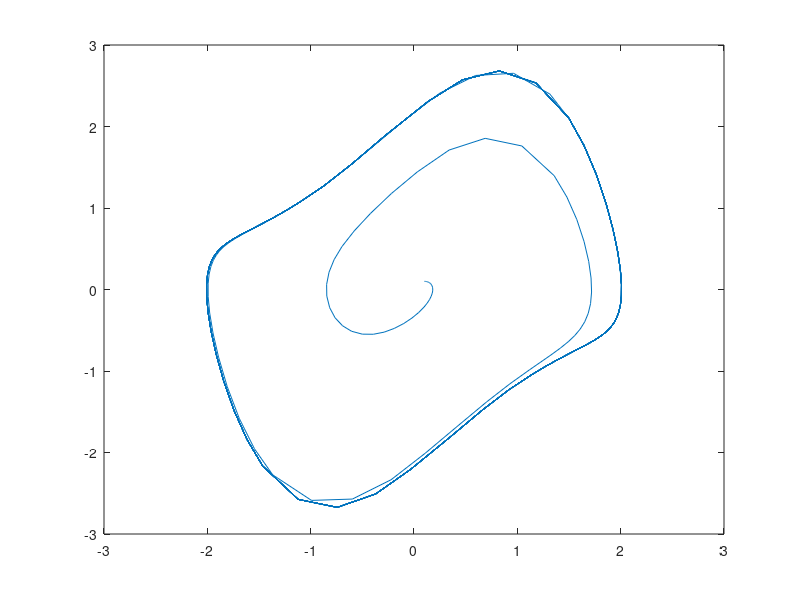

Here is the MATLAB script that generated this plot:
% Define parameters for the Van der Pol oscillator
mu = 1;  % parameter controlling the nonlinearity of the oscillator

% Define the Van der Pol system of ODEs
van_der_pol = @(t, y) [y(2); mu*(1 - y(1)^2)*y(2) - y(1)];

% Set initial conditions
y0 = [0.1; 0.1];  % initial state

% Time span for simulation
tspan = [0 100];

% Solve the system numerically
[t, y] = ode45(van_der_pol, tspan, y0);

% Define a small perturbation for each component of the state
epsilon = 1e-6;
perturbation = epsilon * eye(2);

% Initialize the matrix to store Lyapunov exponents
num_steps = length(t);
num_exponents = size(perturbation, 1);
exponents = zeros(num_exponents, 1);

% Iterate over each time step to compute the Lyapunov exponents
for i = 1:num_steps
    % Jacobian matrix of the system at current state
    J = [0, 1; -2*mu*y(i, 1)*y(i, 2) - 1, mu*(1 - y(i, 1)^2)];

    % Perform QR decomposition to orthogonalize the perturbation matrix
    [~, R] = qr(J * perturbation);
    
    % Update the perturbation matrix
    perturbation = R;
    
    % Renormalize the perturbation matrix
    perturbation = perturbation / norm(perturbation(1, :));
    
    % Compute the accumulated logarithm of the diagonal elements of perturbation matrix
    exponents = exponents + log(abs(diag(R)));
end

% Average over time to get the Lyapunov exponents
exponents = exponents / num_steps;

% Display the Lyapunov exponents
disp('Lyapunov Exponents:');
disp(exponents);
figure
plot(y(:,1),y(:,2))